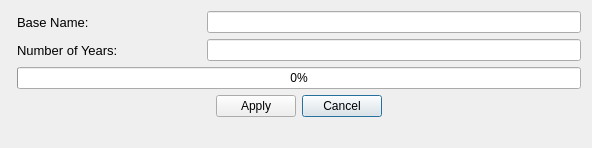
<?xml version="1.0" encoding="UTF-8"?>
<ui version="4.0">
 <class>BatchDialogBase</class>
 <widget class="QDialog" name="BatchDialogBase">
  <property name="geometry">
   <rect>
    <x>0</x>
    <y>0</y>
    <width>592</width>
    <height>148</height>
   </rect>
  </property>
  <property name="sizePolicy">
   <sizepolicy hsizetype="Preferred" vsizetype="Expanding">
    <horstretch>0</horstretch>
    <verstretch>0</verstretch>
   </sizepolicy>
  </property>
  <property name="windowTitle">
   <string>Batch Processing</string>
  </property>
  <layout class="QFormLayout" name="formLayout">
   <property name="sizeConstraint">
    <enum>QLayout::SetDefaultConstraint</enum>
   </property>
   <item row="0" column="1">
    <layout class="QGridLayout" name="gridLayout">
     <property name="sizeConstraint">
      <enum>QLayout::SetDefaultConstraint</enum>
     </property>
     <item row="2" column="0">
      <widget class="QLabel" name="label_4">
       <property name="font">
        <font>
         <pointsize>10</pointsize>
        </font>
       </property>
       <property name="text">
        <string>Number of Years:</string>
       </property>
      </widget>
     </item>
     <item row="1" column="0">
      <widget class="QLabel" name="label">
       <property name="font">
        <font>
         <pointsize>10</pointsize>
        </font>
       </property>
       <property name="text">
        <string>Base Name:</string>
       </property>
      </widget>
     </item>
     <item row="4" column="0" colspan="3">
      <widget class="QDialogButtonBox" name="button_box">
       <property name="font">
        <font/>
       </property>
       <property name="layoutDirection">
        <enum>Qt::RightToLeft</enum>
       </property>
       <property name="orientation">
        <enum>Qt::Horizontal</enum>
       </property>
       <property name="standardButtons">
        <set>QDialogButtonBox::Apply|QDialogButtonBox::Cancel</set>
       </property>
       <property name="centerButtons">
        <bool>true</bool>
       </property>
      </widget>
     </item>
     <item row="1" column="1" colspan="2">
      <widget class="QLineEdit" name="lineEdit_name"/>
     </item>
     <item row="3" column="0" colspan="3">
      <widget class="QProgressBar" name="progressBar_batch">
       <property name="maximum">
        <number>100</number>
       </property>
       <property name="value">
        <number>0</number>
       </property>
      </widget>
     </item>
     <item row="2" column="1" colspan="2">
      <widget class="QLineEdit" name="lineEdit_year"/>
     </item>
    </layout>
   </item>
  </layout>
 </widget>
 <resources/>
 <connections>
  <connection>
   <sender>button_box</sender>
   <signal>rejected()</signal>
   <receiver>BatchDialogBase</receiver>
   <slot>reject()</slot>
   <hints>
    <hint type="sourcelabel">
     <x>20</x>
     <y>20</y>
    </hint>
    <hint type="destinationlabel">
     <x>20</x>
     <y>20</y>
    </hint>
   </hints>
  </connection>
  <connection>
   <sender>button_box</sender>
   <signal>accepted()</signal>
   <receiver>BatchDialogBase</receiver>
   <slot>accept()</slot>
   <hints>
    <hint type="sourcelabel">
     <x>20</x>
     <y>20</y>
    </hint>
    <hint type="destinationlabel">
     <x>20</x>
     <y>20</y>
    </hint>
   </hints>
  </connection>
 </connections>
</ui>
